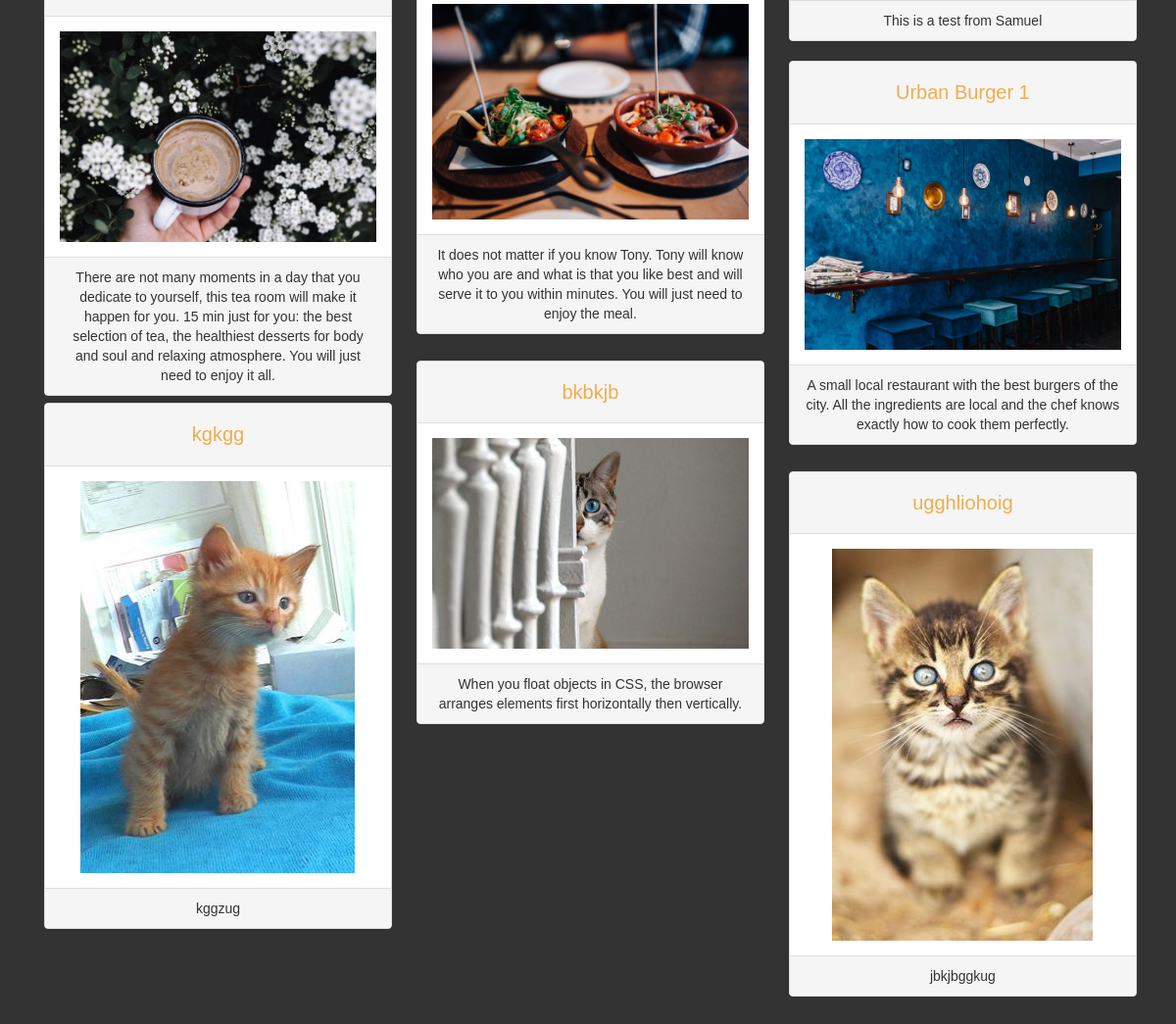
Before: /restos/ (lower part) with the older database file.
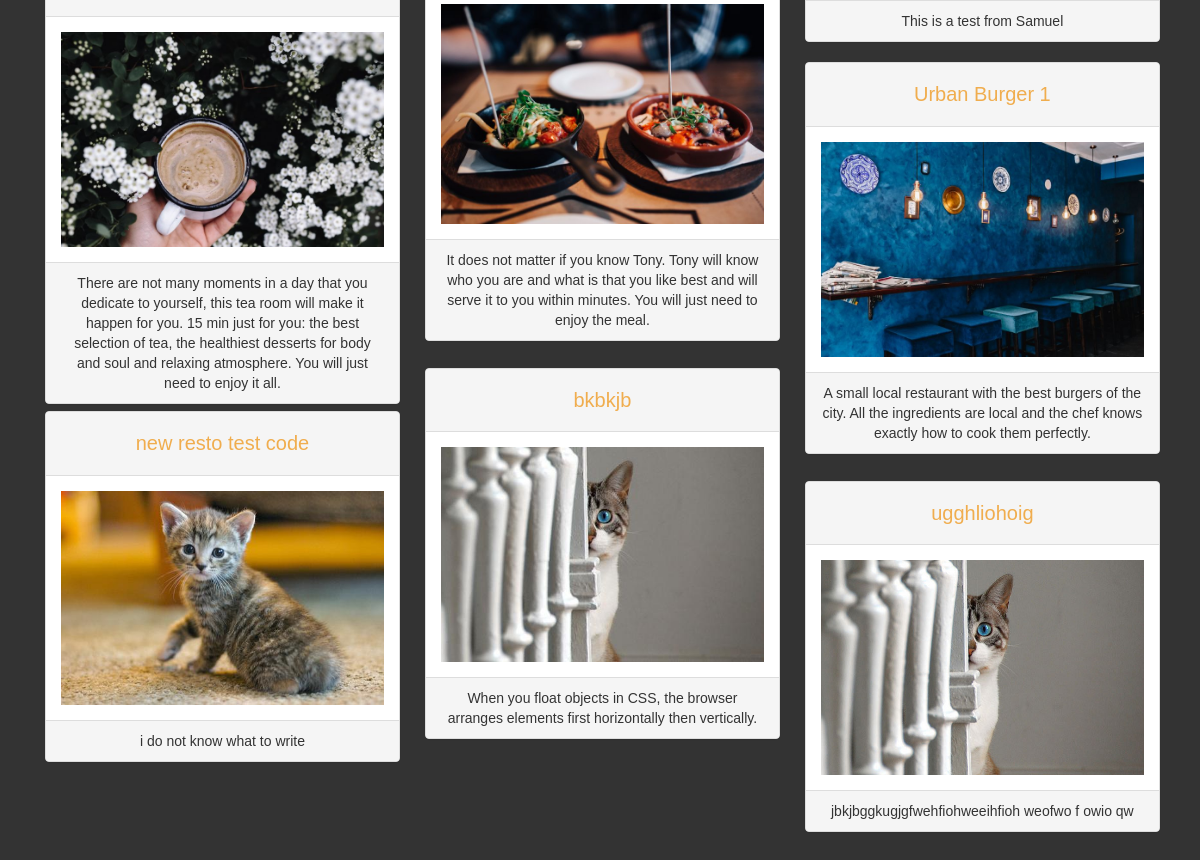
After: the same page with the newer database file.
### database_setup_fn.py (models this page shows, shortened)
class Restaurant(Base):
    __tablename__ = 'restaurant'
    id = Column(Integer, primary_key=True)
    name = Column(String(250), nullable=False)
    user_id = Column(Integer, ForeignKey('user.id'))
    user = relationship(User)
    description = Column(String(250))
    image = Column(String(250))

### finalproject.py (the view)
@app.route('/')
@app.route('/restos/')
def showallrestaurants():
    restaurants = session.query(Restaurant).order_by(Restaurant.name).all()
    if 'username' not in login_session:
        return render_template('public_allrestos.html', restos=restaurants)
    else:
        user = session.query(User).\
            filter_by(name=login_session['username']).one()
        return render_template('allrestos.html', restos=restaurants, user=user)

### templates/public_allrestos.html (shortened to what this page needs)
<!DOCTYPE html>
<html>
<head>
    <link rel="stylesheet" type="text/css" href="/static/bootstrap-3.3.7-dist/css/bootstrap.min.css">
    <link rel="stylesheet" type="text/css" href="/static/bootstrap-3.3.7-dist/css/custom.css">
    <link rel="stylesheet" type="text/css" href="/static/css/styles.css">
</head>
<body>
    <div class="container">
        <div class="row">
                <div class="col-md-12" id='grid'>
                    {% for resto in restos %}
                    <div class="col-sm-12 col-md-6 col-lg-4 item" align="center">
                        <div class="panel panel-default">
                            <div class="panel-heading"><a style="font-size:20px; color:#f0ad4e;"  class="btn btn-link" href="{{url_for('restoMenu', resto_ID=resto.id)}}">{{resto.name}}</a></div>
                            <div class="panel-body"><img alt='body image' class = "img-responsive center-block" src="{{resto.image}}"/></div>
                            <div class="panel-footer">{{resto.description}}</div>
                        </div>
                    </div>
                    {% endfor %}
                </div>
        </div>
            <br>
    </div>
</body>
</html>

### static/css/styles.css (style rules this page uses)
body { font-family: sans-serif; background-color: #333333 }
a { text-decoration: none; text-decoration: #333333; font-size: .75em; }

Changed rows visible on the page:
removed Restaurant: name "kgkgg", image (picture), description "kggzug"
added Restaurant: name "new resto test code", image (picture), description "i do not know what to write"
changed Restaurant "ugghliohoig": image: a different picture; description "jbkjbggkug" → "jbkjbggkugjgfwehfiohweeihfioh weofwo f owio qw"
